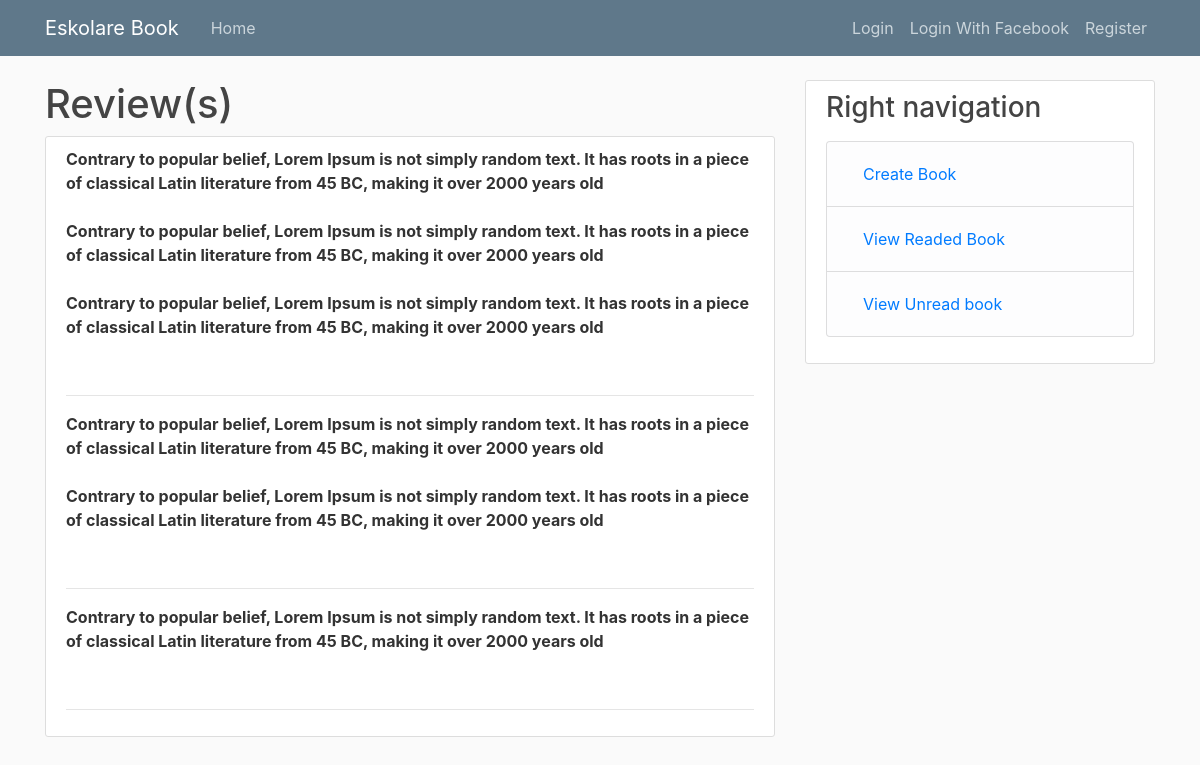
Page /book_reviews/1 on the committed database.
### book/models.py (models this page shows, shortened)
class Review(models.Model):
    book = models.ForeignKey(Book, on_delete=models.CASCADE)
    review = models.TextField(max_length=4000)

### book/views.py (the view)
# urls.py: path('book_reviews/<int:pk>', views.book_reviews, name='book-review'),
def book_reviews(request, pk):
    model = Review
    context_object_name = 'books'
    template_name = 'book/home.html'
    context = {
        'reviews': Review.objects.filter(book=pk).order_by('-id')
    }
    return render(request, 'book/book-review.html', context)

### book/templates/book/book-review.html
{% extends "book/base.html" %}
{% load crispy_forms_tags %}
{% block content %}
<h1>Review(s)</h1>
<article class="media content-section">
    <div class="media-body">
        {% for data in reviews %}
        <p class="article-content"><strong>{{ data.review }}</strong></p><br><hr>
        {% endfor %}
    </div>
</article>
{% endblock content %}

### book/static/book/main.css (style rules this page uses)
body { background: #fafafa; color: #333333; margin-top: 5rem; }
h1, h2, h3, h4, h5, h6 { color: #444444; }
.content-section { background: #ffffff; padding: 10px 20px; border: 1px solid #dddddd; border-radius: 3px; margin-bottom: 20px; }
.article-content { white-space: pre-line; }

### rows in the picture
Review: review "Contrary to popular belief, Lorem Ipsum is not simply random text. It has roots in a piece of classical Latin literature from 45 BC, making it over 2000 years old Contrary to popular belief, Lorem Ipsum is not simply random text. It has roots in a piece of classical Latin literature from 45 BC, making it over 2000 years old Contrary to popular belief, Lorem Ipsum is not simply random text. It has roots in a piece of classical Latin literature from 45 BC, making it over 2000 years old"
Review: review "Contrary to popular belief, Lorem Ipsum is not simply random text. It has roots in a piece of classical Latin literature from 45 BC, making it over 2000 years old Contrary to popular belief, Lorem Ipsum is not simply random text. It has roots in a piece of classical Latin literature from 45 BC, making it over 2000 years old"
Review: review "Contrary to popular belief, Lorem Ipsum is not simply random text. It has roots in a piece of classical Latin literature from 45 BC, making it over 2000 years old"
